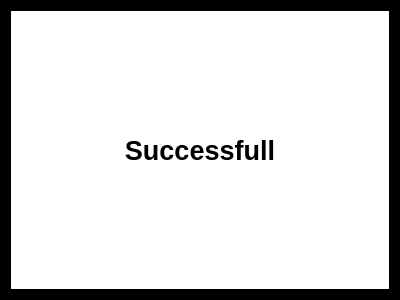
<?xml version="1.0" encoding="UTF-8"?>
<ui version="4.0">
 <class>ConfirmDialog</class>
 <widget class="QDialog" name="ConfirmDialog">
  <property name="geometry">
   <rect>
    <x>0</x>
    <y>0</y>
    <width>400</width>
    <height>300</height>
   </rect>
  </property>
  <property name="font">
   <font>
    <pointsize>20</pointsize>
    <weight>75</weight>
    <bold>true</bold>
   </font>
  </property>
  <property name="windowTitle">
   <string>Dialog</string>
  </property>
  <property name="styleSheet">
   <string notr="true">background-color:rgb(0,0,0);</string>
  </property>
  <layout class="QGridLayout" name="gridLayout">
   <item row="0" column="0">
    <widget class="QLabel" name="label">
     <property name="styleSheet">
      <string notr="true">background-color:rgb(255,255,255);</string>
     </property>
     <property name="text">
      <string>Successfull</string>
     </property>
     <property name="alignment">
      <set>Qt::AlignCenter</set>
     </property>
    </widget>
   </item>
  </layout>
 </widget>
 <resources/>
 <connections/>
</ui>
